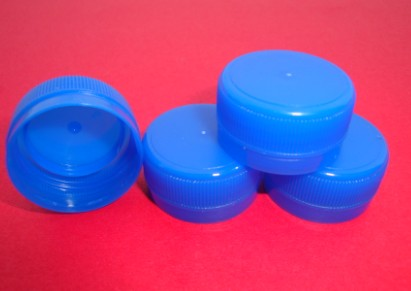
#> input picture day3/1.jpg, 411 x 291 px
$ python '1 change color-space.py'
#> lines starting #> are read from the running program, lines starting #| are printed output that depends on the picture
#coding:utf-8
import cv2
import matplotlib.pyplot as plt

img = cv2.imread('1.jpg')
#> img is the input picture: shape (291, 411, 3); mean B, G, R 142.9, 72.4, 162.3
img_hsv = cv2.cvtColor(img, cv2.COLOR_BGR2HSV)
#> img_hsv: shape (291, 411, 3); mean H, S, V 149.6, 204.4, 234.6
img_gray = cv2.cvtColor(img, cv2.COLOR_BGR2GRAY)
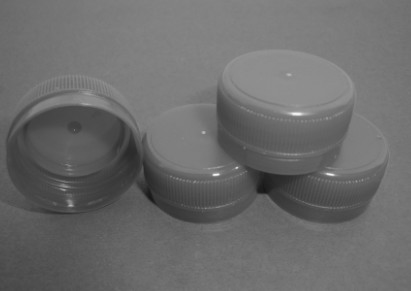
#> img_gray: shape (291, 411); min 22, max 247, mean 107.3

cv2.imshow('img', img)
cv2.imshow('img_hsv', img_hsv)

cv2.waitKey(0)
cv2.destroyAllWindows()

# [5 lines of commented-out code are left out]
